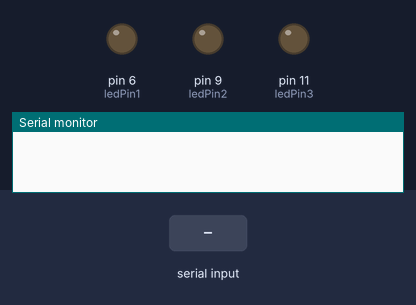
Simulated run of this sketch. Board: Arduino Uno, built with avr-gcc and run on an emulated ATmega328P. Parts: output pins drawn as LEDs (lit = HIGH), the last lines printed to the serial monitor. The test bench sets the inputs (shaded band).

Above: at 1.2 s.
1.3 s: "p1" received over Serial
At 3.58 s:
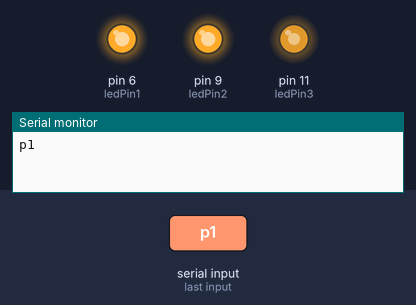
4.3 s: "l2" received over Serial
At 6.3 s:
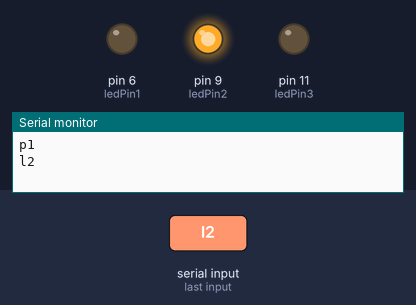
7.3 s: "l3" received over Serial
At 9.2 s:
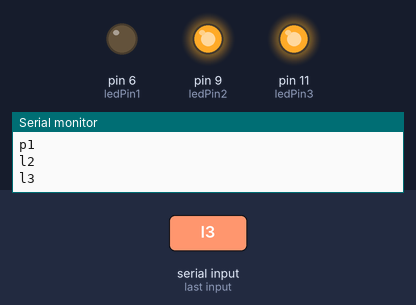
9.8 s: "l2_off" received over Serial
At 12.0 s:
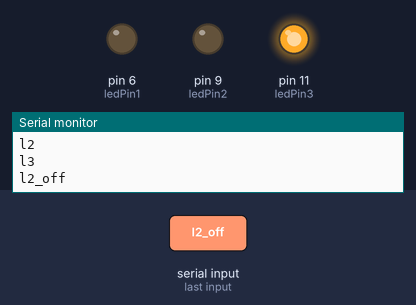
12.3 s: "l1" received over Serial
At 14.2 s:
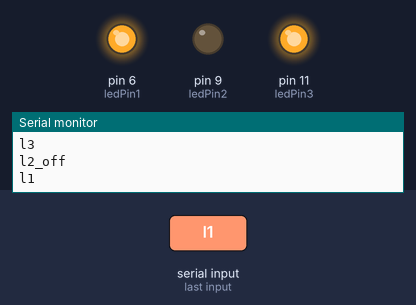
14.8 s: "l3_off" received over Serial
At 16.1 s:
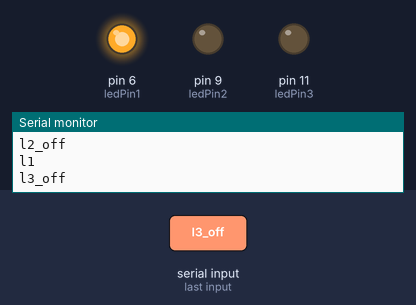
Timing chart, 0 to 17.8 s (numbered marks = the images above; inputs shaded):
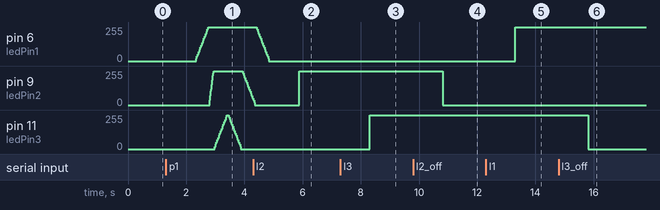

Measured:
- after the input at 1.3 s, pin 6 (ledPin1): moves from 0/255 to 255/255 over 0.42 s, starting after 1.0 s; pin 9 (ledPin2): rises from 0/255 to 255/255 in 0.14 s, then falls to 51/255 in 1.3 s; pin 11 (ledPin3): rises from 0/255 to 255/255 in 0.42 s, then falls to 0/255 in 0.48 s
- after the input at 4.3 s, pin 6 (ledPin1): goes on until 4.8 s, then stays 0/255; pin 11 (ledPin3): stays 0/255 (without the input it goes to 17/255 after 1.2 s)
- after the input at 7.3 s, pin 11 (ledPin3): 0/255 → 255/255 after 1.0 s
- after the input at 9.8 s, pin 9 (ledPin2): 255/255 → 0/255 after 1.0 s
- after the input at 12.3 s, pin 6 (ledPin1): 0/255 → 255/255 after 1.0 s
- after the input at 14.8 s, pin 11 (ledPin3): 255/255 → 0/255 after 1.0 s

The sketch:

bluetooth_leds.ino
```cpp
int ledPin1 = 6;
int ledPin2 = 9;
int ledPin3 = 11;
String input;


void setup() {
  Serial.begin(9600);
  pinMode(ledPin1,OUTPUT);
  pinMode(ledPin2,OUTPUT);
  pinMode(ledPin3,OUTPUT);
}

void loop() {
  while (Serial.available()>0){
  delay(10);
    input = Serial.readString();
    Serial.println(input);
    }
  if( input == "p1"){
  for (int fadeValue = 0 ; fadeValue <= 255; fadeValue += 17) {
    analogWrite(ledPin1, fadeValue);
    delay(30);
  }
  for (int fadeValue = 0 ; fadeValue <= 255; fadeValue += 17) {
    analogWrite(ledPin2, fadeValue);
    delay(10);
  }
  for (int fadeValue = 0 ; fadeValue <= 255; fadeValue += 17) {
    analogWrite(ledPin3, fadeValue);
    delay(30);
  }
  for (int fadeValue = 255 ; fadeValue >= 0; fadeValue -= 17) {
    analogWrite(ledPin3, fadeValue);
    delay(30);
  }
  for (int fadeValue = 255 ; fadeValue >= 0; fadeValue -= 17) {
    analogWrite(ledPin2, fadeValue);
    delay(30);
  }
  for (int fadeValue = 255 ; fadeValue >= 0; fadeValue -= 17) {
    analogWrite(ledPin1, fadeValue);
    delay(30);
  }
  }
  else if(input == "l1"){
    digitalWrite(ledPin1 , HIGH);

  }
  else if(input == "l2"){
    digitalWrite(ledPin2 , HIGH);

  }
  else if(input == "l3"){
    digitalWrite(ledPin3 , HIGH);
  }
  else if(input == "l3_off"){
    digitalWrite(ledPin3 , LOW);
  }
  else if(input == "l2_off"){
    digitalWrite(ledPin2 , LOW);
  }
  else if(input == "l1_off"){
    digitalWrite(ledPin1 , LOW);
  }
  else if(input == "p1_off"){
    digitalWrite(ledPin3 , LOW);
    digitalWrite(ledPin2 , LOW);
    digitalWrite(ledPin1 , LOW);
  }
}
```
